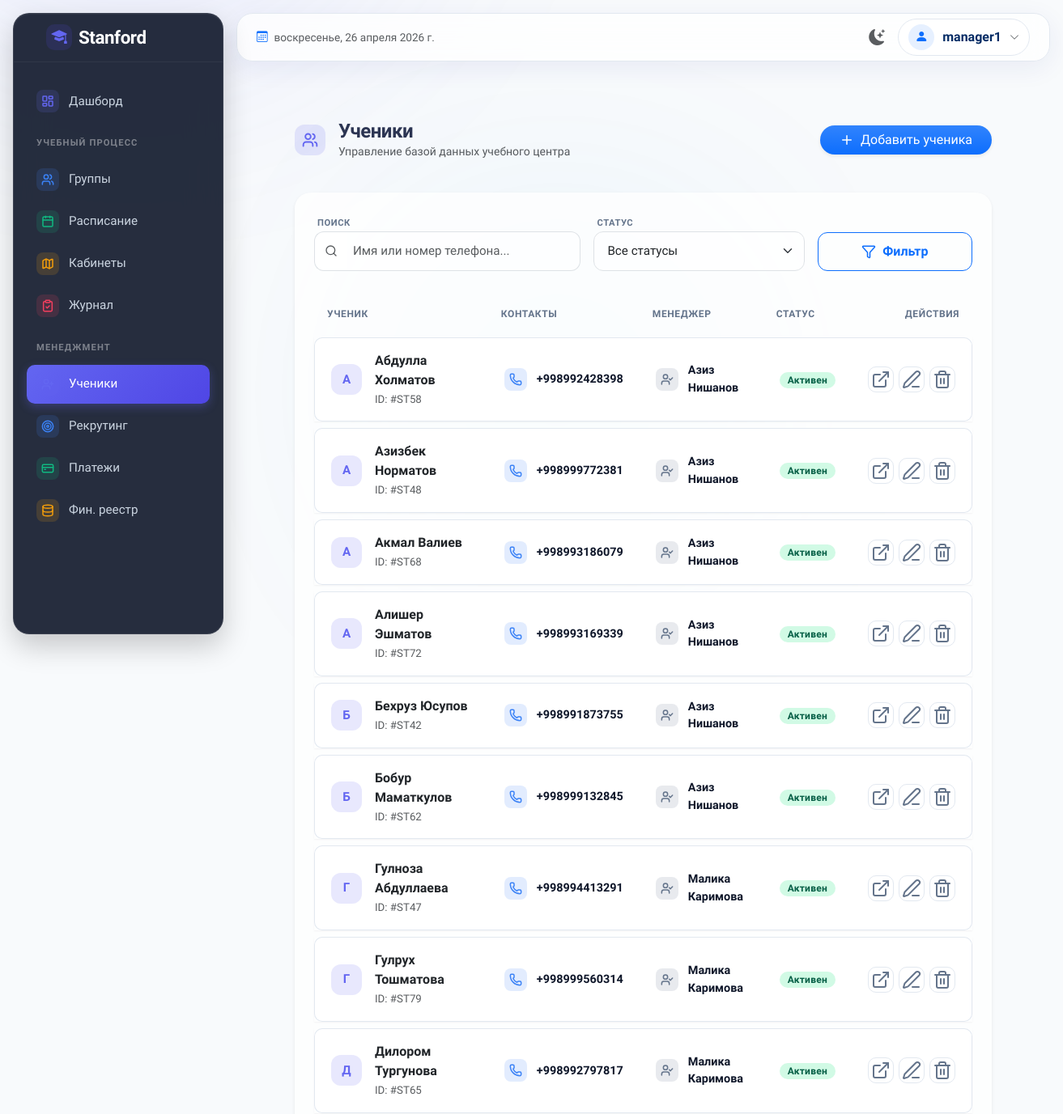
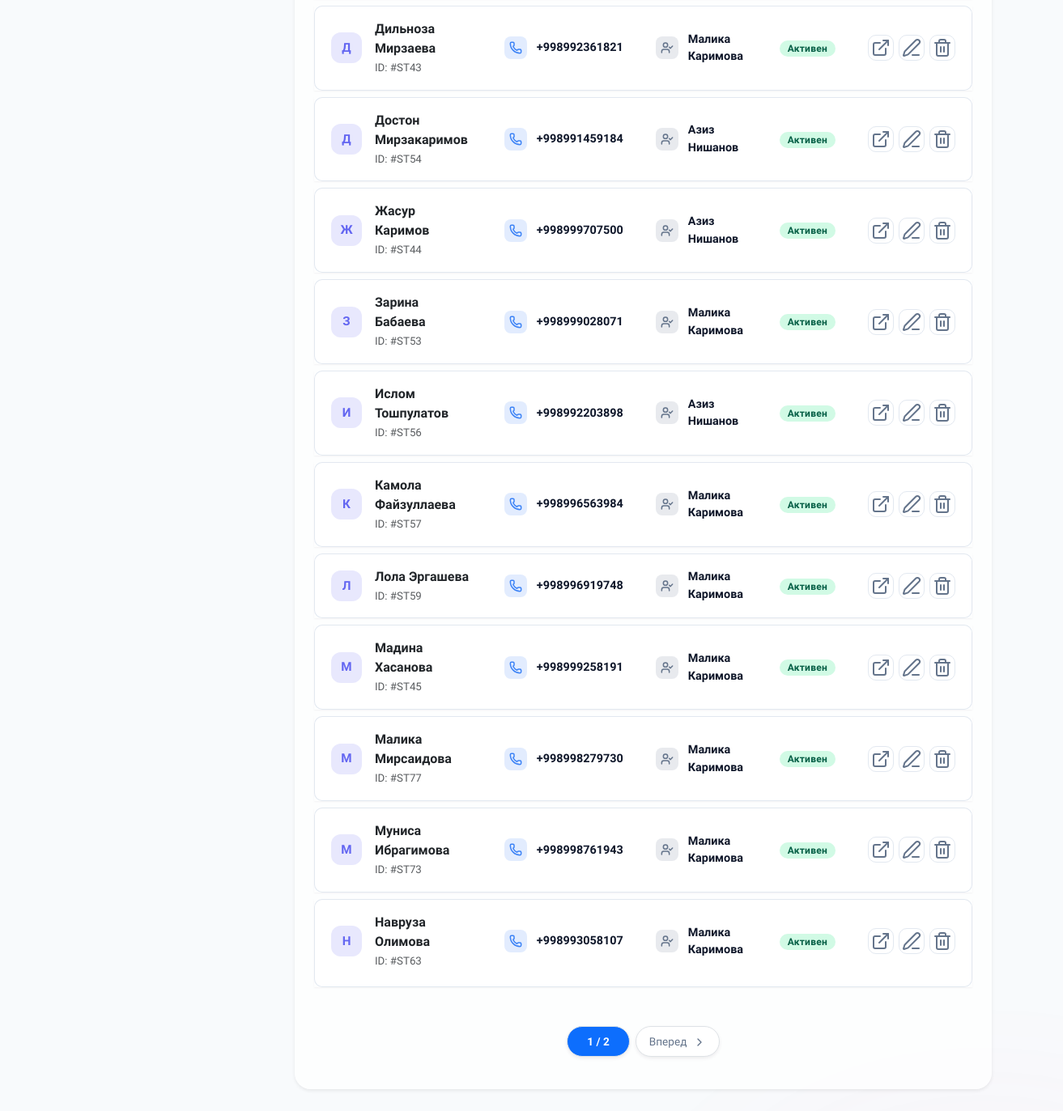
/students/ (signed in), run on the app's committed database (2 pictures, top to bottom).
### apps/students/models.py (models this page shows, shortened)
class Student(models.Model):
    name = models.CharField('ФИО', max_length=200)
    phone = models.CharField('Телефон', max_length=20, blank=True)
    manager = models.ForeignKey(
        'managers.Manager',
        on_delete=models.SET_NULL,
        null=True,
        blank=True,
        related_name='students',
        verbose_name='Менеджер'
    )
    created_at = models.DateTimeField('Дата создания', auto_now_add=True)
    is_active = models.BooleanField('Активный', default=True)
    class Meta:
        verbose_name = 'Ученик'
        verbose_name_plural = 'Ученики'
        ordering = ['name']

### apps/managers/models.py (models this page shows, shortened)
class Manager(models.Model):
    user = models.OneToOneField(User, on_delete=models.CASCADE, null=True, blank=True, verbose_name='Пользователь')
    name = models.CharField('ФИО', max_length=200)
    phone = models.CharField('Телефон', max_length=20, blank=True)
    created_at = models.DateTimeField('Дата создания', auto_now_add=True)
    is_active = models.BooleanField('Активный', default=True)
    class Meta:
        verbose_name = 'Менеджер'
        verbose_name_plural = 'Менеджеры'
        ordering = ['name']

### apps/students/views.py (the view)
# urls.py: path('', views.StudentListView.as_view(), name='list'),
class StudentListView(LoginRequiredMixin, ListView):
    model = Student
    template_name = 'students/student_list.html'
    context_object_name = 'students'
    paginate_by = 20
    def get_queryset(self):
        qs = super().get_queryset().select_related('manager').filter(is_active=True)
        search = self.request.GET.get('search', '')
        if search:
            qs = qs.filter(name__icontains=search)
        return qs
    def get_context_data(self, **kwargs):
        context = super().get_context_data(**kwargs)
        context['search'] = self.request.GET.get('search', '')
        context['status'] = self.request.GET.get('status', '')
        return context

### templates/students/student_list.html (shortened to what this page needs)
{% extends 'base.html' %}
{% block content %}
<div class="page-header d-flex justify-content-between align-items-center pt-3 pb-3 mb-4">
    <div class="d-flex align-items-center gap-3">
        <div class="icon-pill-colored pill-indigo">
            <i data-lucide="users"></i>
        </div>
        <div>
            <h1 class="page-title fw-bold m-0" style="color: #2b3452; font-size: 1.5rem;">Ученики</h1>
            <p class="text-muted small mb-0">Управление базой данных учебного центра</p>
        </div>
    </div>
    <button hx-get="{% url 'students:create' %}" hx-target="#modals-here" hx-swap="innerHTML" class="btn btn-primary bg-gradient border-0 fw-medium shadow-sm rounded-pill px-4 d-flex align-items-center gap-2">
        <i data-lucide="plus" style="width: 18px; height: 18px;"></i> Добавить ученика
    </button>
</div>
<div class="card border-0 shadow-sm mb-4 glass-panel" style="border-radius: 20px;">
    <div class="card-body p-4">
        <form method="get" class="row g-3 mb-4 align-items-end">
            <div class="col-md-5">
                <label class="modern-data-label ms-1">Поиск</label>
                <div class="input-group">
                    <span class="input-group-text bg-white border-end-0 border" style="border-radius: 12px 0 0 12px;"><i data-lucide="search" class="text-muted" style="width: 16px; height: 16px;"></i></span>
                    <input type="text" name="search" class="form-control border-start-0 border px-2" style="border-radius: 0 12px 12px 0;" placeholder="Имя или номер телефона..." value="{{ search|default:'' }}">
                </div>
            </div>
            <div class="col-md-4">
                <label class="modern-data-label ms-1">Статус</label>
                <select name="status" class="form-select border shadow-none" style="border-radius: 12px;">
                    <option value="">Все статусы</option>
                </select>
            </div>
            <div class="col-md-3">
                <button type="submit" class="btn btn-outline-primary w-100 fw-bold d-flex align-items-center justify-content-center gap-2" style="border-radius: 12px; height: 48px;">
                    <i data-lucide="filter" style="width: 18px; height: 18px;"></i> Фильтр
                </button>
            </div>
        </form>
        {% if students %}
        <div class="table-responsive overflow-visible">
            <table class="table table-custom table-hover align-middle mb-0">
                <thead>
                    <tr>
                        <th class="border-0">Ученик</th>
                        <th class="border-0">Контакты</th>
                        <th class="border-0">Менеджер</th>
                        <th class="border-0">Статус</th>
                        <th class="border-0 text-end">Действия</th>
                    </tr>
                </thead>
                <tbody>
                    {% for student in students %}
                    <tr>
                        <td>
                            <div class="d-flex align-items-center gap-3">
                                <div class="icon-pill-colored pill-indigo">
                                    <span class="fw-bold">{{ student.name|slice:":1" }}</span>
                                </div>
                                <div>
                                    <a href="{% url 'students:detail' student.pk %}" class="text-decoration-none fw-bold text-dark fs-6 d-block">
                                        {{ student.name }}
                                    </a>
                                    <small class="text-muted">ID: #ST{{ student.pk }}</small>
                                </div>
                            </div>
                        </td>
                        <td>
                            <div class="modern-data-item">
                                <div class="icon-pill-colored sm pill-blue">
                                    <i data-lucide="phone"></i>
                                </div>
                                <span class="modern-data-value">{{ student.phone|default:"—" }}</span>
                            </div>
                        </td>
                        <td>
                            <div class="modern-data-item">
                                <div class="icon-pill-colored sm pill-slate">
                                    <i data-lucide="user-check"></i>
                                </div>
                                <span class="modern-data-value">{{ student.manager.name|default:"—" }}</span>
                            </div>
                        </td>
                        <td>
                            {% if student.is_active %}
                            <span class="badge badge-custom badge-active">Активен</span>
                            {% else %}
                            <span class="badge badge-custom badge-inactive">Архив</span>
                            {% endif %}
                        </td>
                        <td class="text-end">
                            <div class="action-buttons justify-content-end">
                                <a href="{% url 'students:detail' student.pk %}" class="action-btn" title="Подробнее"><i data-lucide="external-link"></i></a>
                                <button hx-get="{% url 'students:edit' student.pk %}" hx-target="#modals-here" hx-swap="innerHTML" class="action-btn" title="Изменить"><i data-lucide="edit-3"></i></button>
                                <a href="{% url 'students:delete' student.pk %}" class="action-btn danger" onclick="return confirm('Удалить ученика?')" title="Удалить"><i data-lucide="trash-2"></i></a>
                            </div>
                        </td>
                    </tr>
                    {% endfor %}
                </tbody>
            </table>
        </div>
        {% if is_paginated %}
        <nav class="pagination-custom mt-4">
            <ul class="pagination mb-0 gap-2">
                <li class="page-item active"><span class="page-link border shadow-sm rounded-pill bg-primary text-white fw-bold px-4">{{ page_obj.number }} / {{ page_obj.paginator.num_pages }}</span></li>
                {% if page_obj.has_next %}
                <li class="page-item"><a class="page-link border shadow-sm rounded-pill px-3" href="?page={{ page_obj.next_page_number }}&search={{ search|default:'' }}&status={{ status|default:'' }}">Вперед <i data-lucide="chevron-right" class="ms-1" style="width: 16px; height: 16px;"></i></a></li>
                {% endif %}
            </ul>
        </nav>
        {% endif %}
        {% endif %}
    </div>
</div>
{% endblock %}

### templates/base.html (shortened to what this page needs)
{% load static %}
<!DOCTYPE html>
<html lang="ru" data-bs-theme="light">
<head>
    <link href="https://cdn.jsdelivr.net/npm/bootstrap@5.3.3/dist/css/bootstrap.min.css" rel="stylesheet">
    <link href="https://cdn.jsdelivr.net/npm/bootstrap-icons@1.11.3/font/bootstrap-icons.min.css" rel="stylesheet">
    <link href="{% static 'css/style.css' %}" rel="stylesheet">
</head>
<body class="bg-body-custom">
    <div class="app-container">
        <aside class="sidebar" id="sidebar">
            <div class="sidebar-brand-area brand-area">
                <a href="{% url 'dashboard' %}" class="d-flex align-items-center gap-2 text-decoration-none px-3">
                    <div class="brand-icon" style="width:32px;height:32px;font-size:1.2rem;">
                        <i class="bi bi-mortarboard-fill"></i>
                    </div>
                    <span class="sidebar-brand-text">Stanford</span>
                </a>
            </div>
            <div class="sidebar-menu">
                <a href="{% url 'dashboard' %}" class="sidebar-link {% if request.path == '/' or '/dashboard/' in request.path %}active{% endif %}">
                    <div class="icon-pill-colored sm pill-indigo">
                        <i data-lucide="layout-dashboard"></i>
                    </div>
                    <span>Дашборд</span>
                </a>
                {% if request.user.is_superuser or request.user.manager or request.user.teacher %}
                <div class="sidebar-heading">Учебный процесс</div>
                <a href="{% url 'groups:list' %}" class="sidebar-link {% if '/groups/' in request.path and 'schedule' not in request.path %}active{% endif %}">
                    <div class="icon-pill-colored sm pill-blue">
                        <i data-lucide="users"></i>
                    </div>
                    <span>Группы</span>
                </a>
                <a href="{% url 'groups:schedule' %}" class="sidebar-link {% if '/groups/schedule' in request.path %}active{% endif %}">
                    <div class="icon-pill-colored sm pill-emerald">
                        <i data-lucide="calendar"></i>
                    </div>
                    <span>Расписание</span>
                </a>
                <a href="{% url 'groups:room_occupancy' %}" class="sidebar-link {% if '/groups/rooms' in request.path %}active{% endif %}">
                    <div class="icon-pill-colored sm pill-amber">
                        <i data-lucide="map"></i>
                    </div>
                    <span>Кабинеты</span>
                </a>
                <a href="{% url 'attendance:mark' %}" class="sidebar-link {% if '/attendance/' in request.path %}active{% endif %}">
                    <div class="icon-pill-colored sm pill-rose">
                        <i data-lucide="clipboard-check"></i>
                    </div>
                    <span>Журнал</span>
                </a>
                {% endif %}
                {% if request.user.is_superuser or request.user.manager %}
                <div class="sidebar-heading">Менеджмент</div>
                <a href="{% url 'students:list' %}" class="sidebar-link {% if '/students/' in request.path %}active{% endif %}">
                    <div class="icon-pill-colored sm pill-indigo">
                        <i data-lucide="user-plus"></i>
                    </div>
                    <span>Ученики</span>
                </a>
                <a href="{% url 'managers:recruit' %}" class="sidebar-link {% if '/managers/recruit' in request.path %}active{% endif %}">
                    <div class="icon-pill-colored sm pill-blue">
                        <i data-lucide="target"></i>
                    </div>
                    <span>Рекрутинг</span>
                </a>
                <a href="{% url 'payments:list' %}" class="sidebar-link {% if '/payments/' in request.path and 'finance' not in request.path %}active{% endif %}">
                    <div class="icon-pill-colored sm pill-emerald">
                        <i data-lucide="credit-card"></i>
                    </div>
                    <span>Платежи</span>
                </a>
                <a href="{% url 'payments:finance' %}" class="sidebar-link {% if '/payments/finance' in request.path %}active{% endif %}">
                    <div class="icon-pill-colored sm pill-amber">
                        <i data-lucide="database"></i>
                    </div>
                    <span>Фин. реестр</span>
                </a>
                {% endif %}
            </div>
        </aside>
        <main class="main-wrapper">
            <header class="top-header">
                <div class="d-flex align-items-center gap-3">
                    <div class="d-none d-md-flex align-items-center text-muted fw-medium" style="font-size: 0.85rem">
                        <i class="bi bi-calendar3 me-2 text-primary"></i><span id="currentDate"></span>
                    </div>
                </div>
                <div class="d-flex align-items-center gap-3">
                    <button class="btn btn-link text-muted p-0 m-0 border-0" id="themeToggle" title="Переключить тему">
                        <i class="bi bi-moon-stars-fill fs-5" id="themeIcon"></i>
                    </button>
                    {% if user.is_authenticated %}
                    <div class="dropdown">
                        <div class="user-profile-btn" data-bs-toggle="dropdown" aria-expanded="false">
                            <div class="rounded-circle bg-primary bg-opacity-10 d-flex align-items-center justify-content-center text-primary" style="width: 32px; height: 32px;">
                                <i class="bi bi-person-fill"></i>
                            </div>
                            <span class="fw-semibold text-primary-emphasis d-none d-sm-block fs-7">{{ user.username }}</span>
                            <i class="bi bi-chevron-down text-muted" style="font-size: 0.75rem;"></i>
                        </div>
                    </div>
                    {% endif %}
                </div>
            </header>
            <div class="main-content-fluid flex-grow-1 position-relative p-2 p-lg-4 page-entry-animate">
        <div class="container-fluid px-lg-5 px-3 py-4">
            {% block content %}{% endblock %}
        </div>
        </div>
        </main>
    </div>
</body>
</html>

### templates/base.html (style rules this page uses)
.page-entry-animate { animation: pageEntry 0.4s cubic-bezier(0.16, 1, 0.3, 1) forwards; }

### data on the page
Student: name "А", name "Абдулла Холматов", pk "58", phone "+998992428398", manager.name "Азиз Нишанов", is_active "Активен"
Student: name "А", name "Азизбек Норматов", pk "48", phone "+998999772381", manager.name "Азиз Нишанов", is_active "Активен"
Student: name "А", name "Акмал Валиев", pk "68", phone "+998993186079", manager.name "Азиз Нишанов", is_active "Активен"
Student: name "А", name "Алишер Эшматов", pk "72", phone "+998993169339", manager.name "Азиз Нишанов", is_active "Активен"
Student: name "Б", name "Бехруз Юсупов", pk "42", phone "+998991873755", manager.name "Азиз Нишанов", is_active "Активен"
Student: name "Б", name "Бобур Маматкулов", pk "62", phone "+998999132845", manager.name "Азиз Нишанов", is_active "Активен"
Student: name "Г", name "Гулноза Абдуллаева", pk "47", phone "+998994413291", manager.name "Малика Каримова", is_active "Активен"
Student: name "Г", name "Гулрух Тошматова", pk "79", phone "+998999560314", manager.name "Малика Каримова", is_active "Активен"
Student: name "Д", name "Дилором Тургунова", pk "65", phone "+998992797817", manager.name "Малика Каримова", is_active "Активен"
Student: name "Д", name "Дильноза Мирзаева", pk "43", phone "+998992361821", manager.name "Малика Каримова", is_active "Активен"
Student: name "Д", name "Достон Мирзакаримов", pk "54", phone "+998991459184", manager.name "Азиз Нишанов", is_active "Активен"
Student: name "Ж", name "Жасур Каримов", pk "44", phone "+998999707500", manager.name "Азиз Нишанов", is_active "Активен"
Student: name "З", name "Зарина Бабаева", pk "53", phone "+998999028071", manager.name "Малика Каримова", is_active "Активен"
Student: name "И", name "Ислом Тошпулатов", pk "56", phone "+998992203898", manager.name "Азиз Нишанов", is_active "Активен"
Student: name "К", name "Камола Файзуллаева", pk "57", phone "+998996563984", manager.name "Малика Каримова", is_active "Активен"
Student: name "Л", name "Лола Эргашева", pk "59", phone "+998996919748", manager.name "Малика Каримова", is_active "Активен"
Student: name "М", name "Мадина Хасанова", pk "45", phone "+998999258191", manager.name "Малика Каримова", is_active "Активен"
Student: name "М", name "Малика Мирсаидова", pk "77", phone "+998998279730", manager.name "Малика Каримова", is_active "Активен"
Student: name "М", name "Муниса Ибрагимова", pk "73", phone "+998998761943", manager.name "Малика Каримова", is_active "Активен"
Student: name "Н", name "Навруза Олимова", pk "63", phone "+998993058107", manager.name "Малика Каримова", is_active "Активен"

### other printed values
{{ user.username }} "manager1"
{{ page_obj.number }} "1"
{{ page_obj.paginator.num_pages }} "2"
